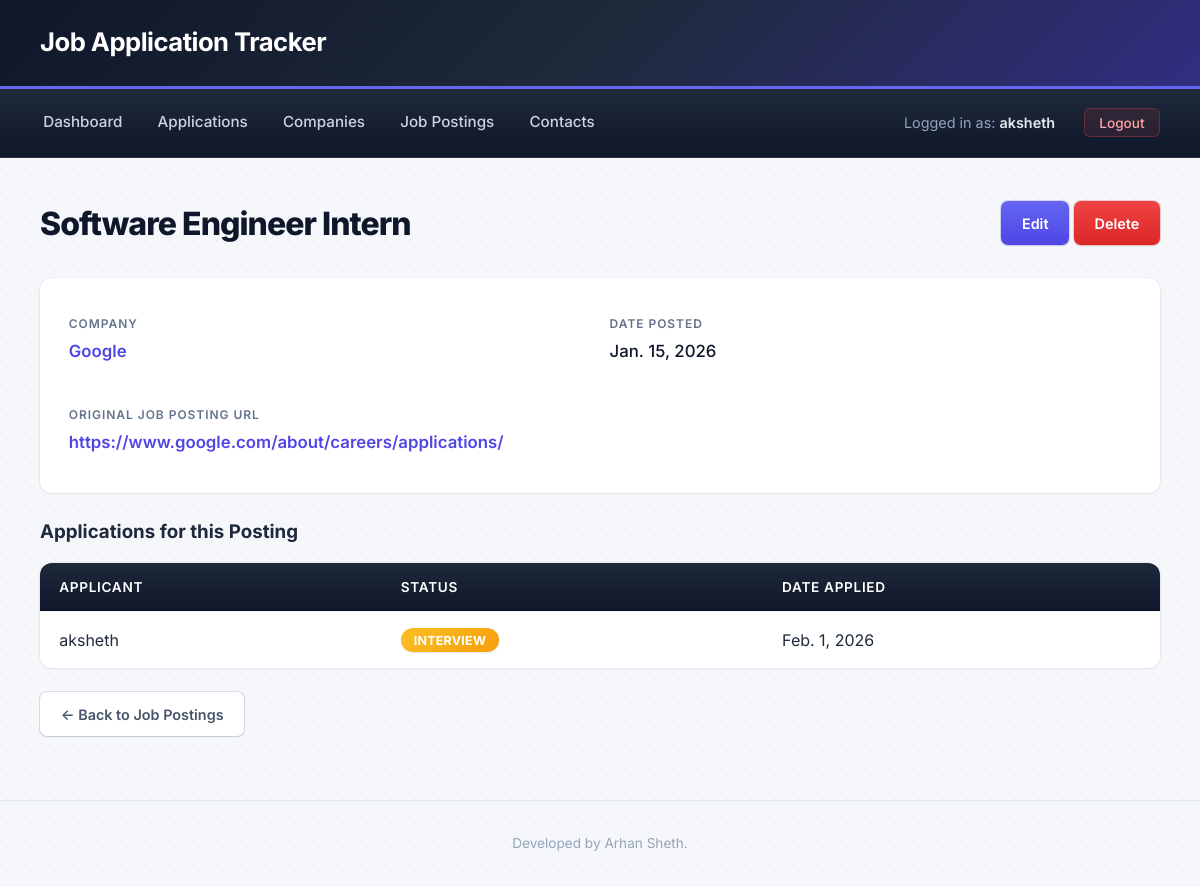
Page /project/job-postings/1/ (signed in) on the committed database.
### project/models.py (models this page shows, shortened)
class JobPosting(models.Model):
    company = models.ForeignKey(
        Company, on_delete=models.CASCADE, related_name='job_postings'
    )
    title = models.TextField()
    description = models.TextField(blank=True)
    date_posted = models.DateField(null=True, blank=True)
    url = models.URLField(blank=True)

class Company(models.Model):
    name = models.TextField()
    industry = models.TextField()
    location = models.TextField(blank=True)
    website = models.URLField(blank=True)
    notes = models.TextField(blank=True)

class Application(models.Model):
    STATUS_CHOICES = [
        ('wishlist', 'Wishlist'),
        ('applied', 'Applied'),
        ('phone_screen', 'Phone Screen'),
        ('interview', 'Interview'),
        ('final_round', 'Final Round'),
        ('offer', 'Offer'),
        ('rejected', 'Rejected'),
    ]
    job_posting = models.ForeignKey(
        JobPosting, on_delete=models.CASCADE, related_name='applications'
    )
    user = models.ForeignKey(
        User, on_delete=models.CASCADE, related_name='applications'
    )
    date_applied = models.DateField(null=True, blank=True)
    status = models.TextField(choices=STATUS_CHOICES, default='wishlist')
    notes = models.TextField(blank=True)

### project/views.py (the view)
# urls.py: path('job-postings/<int:pk>/', views.JobPostingDetailView.as_view(), name='job_posting_detail'),
class JobPostingDetailView(LoginRequiredMixin, DetailView):
    model = JobPosting
    template_name = 'project/job_posting_detail.html'
    context_object_name = 'job_posting'

### project/templates/project/job_posting_detail.html (shortened to what this page needs)
{% extends 'project/base.html' %}
{% block content %}
<div class="page-header">
    <h2>{{ job_posting.title }}</h2>
    <div>
        <a href="{% url 'job_posting_update' job_posting.pk %}" class="btn">Edit</a>
        <a href="{% url 'job_posting_delete' job_posting.pk %}" class="btn btn-danger">Delete</a>
    </div>
</div>
<div class="card">
    <div class="detail-grid">
        <div class="detail-field">
            <div class="label">Company</div>
            <div class="value">
                <a href="{% url 'company_detail' job_posting.company.pk %}">
                    {{ job_posting.company.name }}
                </a>
            </div>
        </div>
        <div class="detail-field">
            <div class="label">Date Posted</div>
            <div class="value">{{ job_posting.date_posted|default:"—" }}</div>
        </div>
    </div>
    {% if job_posting.url %}
        <div class="detail-field">
            <div class="label">Original Job Posting URL</div>
            <div class="value">
                <a href="{{ job_posting.url }}" target="_blank">{{ job_posting.url }}</a>
            </div>
        </div>
    {% endif %}
</div>
<h3 style="margin: 1.5rem 0 1rem 0;">Applications for this Posting</h3>
{% if job_posting.applications.all %}
    <table>
        <thead>
            <tr>
                <th>Applicant</th>
                <th>Status</th>
                <th>Date Applied</th>
            </tr>
        </thead>
        <tbody>
            {% for application in job_posting.applications.all %}
                <tr>
                    <td>{{ application.user.username }}</td>
                    <td>
                        <span class="badge badge-{{ application.status }}">
                            {{ application.get_status_display }}
                        </span>
                    </td>
                    <td>{{ application.date_applied|default:"—" }}</td>
                </tr>
            {% endfor %}
        </tbody>
    </table>
{% else %}
    <div class="card">
        <p>No applications yet for this posting.</p>
    </div>
{% endif %}
<div style="margin-top: 1.5rem;">
    <a href="{% url 'job_posting_list' %}" class="btn btn-secondary">← Back to Job Postings</a>
</div>
{% endblock %}

### project/templates/project/base.html (shortened to what this page needs)
{% load static %}
<html>
    <head>
        <link rel="stylesheet" type="text/css" href="{% static 'project.css' %}">
    </head>
    <body>
        <h1>Job Application Tracker</h1>
        <div id="nav">
            {% if request.user.is_authenticated %}
                <a href="{% url 'dashboard' %}">Dashboard</a>
                <a href="{% url 'application_list' %}">Applications</a>
                <a href="{% url 'company_list' %}">Companies</a>
                <a href="{% url 'job_posting_list' %}">Job Postings</a>
                <a href="{% url 'contact_list' %}">Contacts</a>
                <span class="logged-in-as">Logged in as: <strong>{{request.user}}</strong></span>
                <form method="POST" action="{% url 'logout' %}">
                    <button type="submit">Logout</button>
                </form>
            {% else %}
                <span class="logged-in-as">Not logged in</span>
                <a href="{% url 'login' %}">Login</a>
                <a href="{% url 'signup' %}">Sign Up</a>
            {% endif %}
        </div>
        <div id="content-container">
            {% block content %}
            {% endblock %}
        </div>
        <footer>
            <p>Developed by Arhan Sheth.</p>
        </footer>
    </body>
</html>

### static/project.css (style rules this page uses)
* { box-sizing: border-box; margin: 0; padding: 0; }
body { font-family: 'Inter', -apple-system, BlinkMacSystemFont, "Segoe UI", sans-serif; color: #1e293b; line-height: 1.6; background-color: #f6f7fb; background-image: radial-gradient(circle at 1px 1px, rgba(99, 102, 241, 0.08) 1px, transparent 0); background-size: 24px 24px; min-height: 100vh; }
h1 { background: linear-gradient(135deg, #0f172a 0%, #1e293b 50%, #312e81 100%); color: white; padding: 1.4rem 2.5rem; margin: 0; font-size: 1.6rem; font-weight: 700; letter-spacing: -0.02em; border-bottom: 3px solid #6366f1; box-shadow: 0 2px 8px rgba(15, 23, 42, 0.15); }
#nav { background: linear-gradient(180deg, #1e293b 0%, #0f172a 100%); padding: 0.9rem 2.5rem; display: flex; gap: 1.8rem; align-items: center; flex-wrap: wrap; border-bottom: 1px solid rgba(255, 255, 255, 0.05); }
#nav a { color: #cbd5e1; text-decoration: none; font-size: 0.95rem; font-weight: 500; padding: 0.4rem 0.2rem; border-bottom: 2px solid transparent; transition: all 0.2s ease; }
#nav .logged-in-as { color: #94a3b8; font-size: 0.9rem; margin-left: auto; }
#nav .logged-in-as strong { color: #e2e8f0; font-weight: 600; }
#nav form { display: inline; margin: 0; }
#nav form button { background: rgba(239, 68, 68, 0.1); border: 1px solid rgba(239, 68, 68, 0.3); color: #fca5a5; padding: 0.35rem 0.9rem; border-radius: 6px; cursor: pointer; font-size: 0.85rem; font-weight: 500; font-family: inherit; transition: all 0.15s ease; }
#content-container { max-width: 1280px; margin: 2.5rem auto; padding: 0 2.5rem; }
.page-header { display: flex; justify-content: space-between; align-items: center; margin-bottom: 1.8rem; }
.page-header h2 { font-size: 2rem; font-weight: 800; color: #0f172a; letter-spacing: -0.03em; }
.btn { display: inline-block; padding: 0.65rem 1.3rem; background: linear-gradient(180deg, #6366f1 0%, #4f46e5 100%); color: white; text-decoration: none; border: none; border-radius: 7px; cursor: pointer; font-size: 0.9rem; font-weight: 600; font-family: inherit; box-shadow: 0 1px 2px rgba(15, 23, 42, 0.1), 0 0 0 1px rgba(79, 70, 229, 0.2); transition: all 0.15s ease; }
.btn-danger { background: linear-gradient(180deg, #ef4444 0%, #dc2626 100%); box-shadow: 0 1px 2px rgba(15, 23, 42, 0.1), 0 0 0 1px rgba(220, 38, 38, 0.2); }
.btn-secondary { background: white; color: #475569; box-shadow: 0 1px 2px rgba(15, 23, 42, 0.1), 0 0 0 1px rgba(148, 163, 184, 0.3); }
.card { background-color: white; border-radius: 12px; padding: 1.8rem; box-shadow: 0 1px 3px rgba(15, 23, 42, 0.06), 0 0 0 1px rgba(148, 163, 184, 0.1); margin-bottom: 1rem; transition: all 0.2s ease; }
table { width: 100%; border-collapse: collapse; background-color: white; border-radius: 12px; overflow: hidden; box-shadow: 0 1px 3px rgba(15, 23, 42, 0.06), 0 0 0 1px rgba(148, 163, 184, 0.1); }
th, td { padding: 1rem 1.2rem; text-align: left; border-bottom: 1px solid #f1f5f9; }
th { background: linear-gradient(180deg, #1e293b 0%, #0f172a 100%); color: white; font-weight: 600; font-size: 0.85rem; text-transform: uppercase; letter-spacing: 0.05em; }
tbody tr { transition: background-color 0.12s ease; }
tbody tr:last-child td { border-bottom: none; }
.badge { display: inline-block; padding: 0.3rem 0.8rem; border-radius: 999px; font-size: 0.78rem; font-weight: 700; color: white; letter-spacing: 0.02em; text-transform: uppercase; box-shadow: 0 1px 2px rgba(15, 23, 42, 0.1); }
.badge-interview { background: linear-gradient(135deg, #fbbf24, #f59e0b); }
.detail-grid { display: grid; grid-template-columns: 1fr 1fr; gap: 1.2rem; margin-bottom: 1.5rem; }
.detail-field { padding: 0.5rem 0; }
.detail-field .label { font-size: 0.75rem; color: #64748b; text-transform: uppercase; letter-spacing: 0.08em; font-weight: 600; }
.detail-field .value { font-size: 1.05rem; color: #0f172a; margin-top: 0.3rem; font-weight: 500; }
.detail-field .value a { color: #4f46e5; text-decoration: none; font-weight: 600; }
footer { text-align: center; padding: 2rem; color: #94a3b8; font-size: 0.85rem; margin-top: 4rem; border-top: 1px solid #e2e8f0; }
#content-container { animation: fadeInUp 0.4s ease-out; }

### rows in the picture
JobPosting: title "Software Engineer Intern", company.name "Google", date_posted "Jan. 15, 2026", url "https://www.google.com/about/careers/applications/"
Application: user.username "aksheth", status "INTERVIEW", date_applied "Feb. 1, 2026"

### other values in the picture
{{ request.user }} "aksheth"
